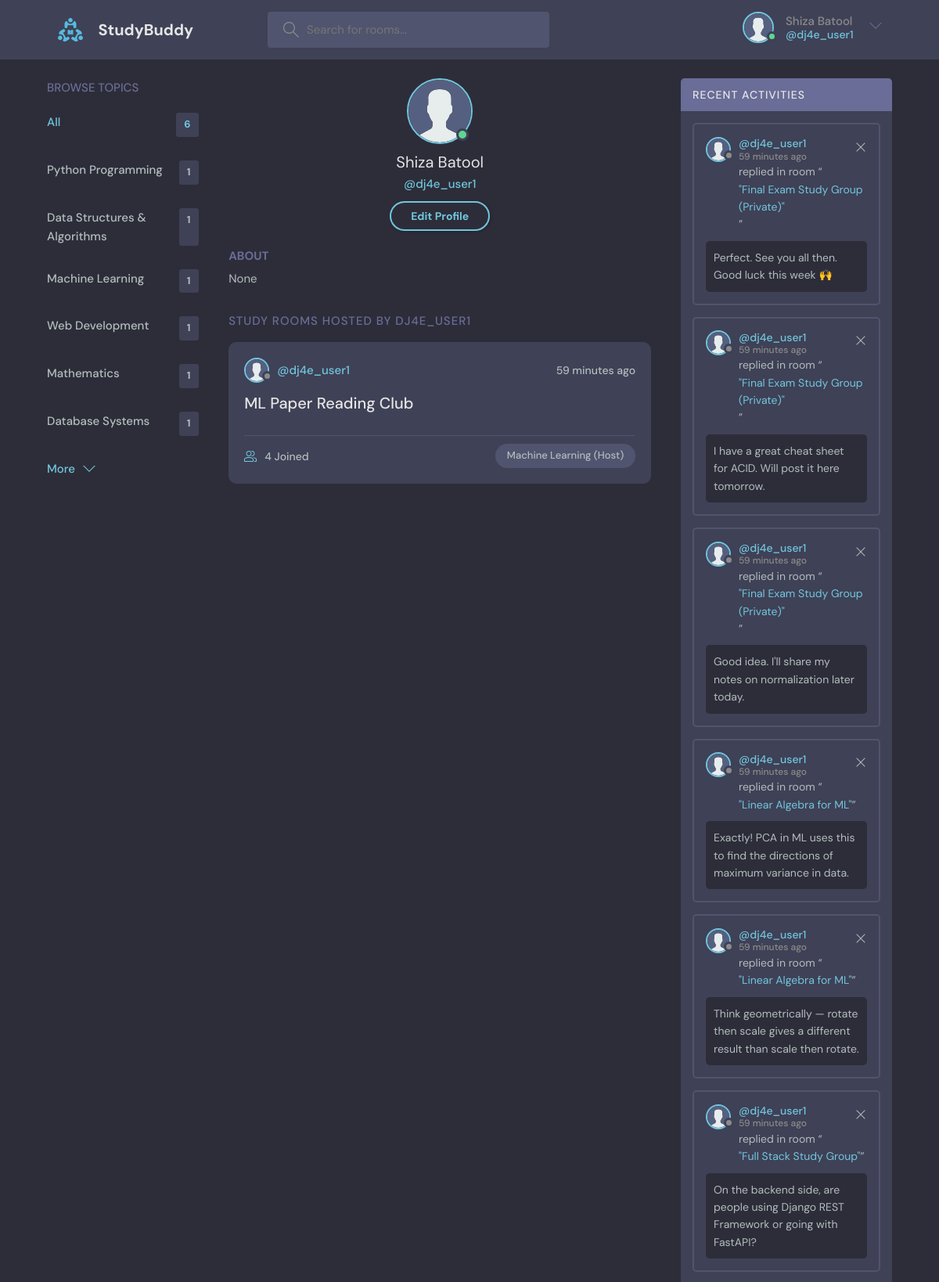
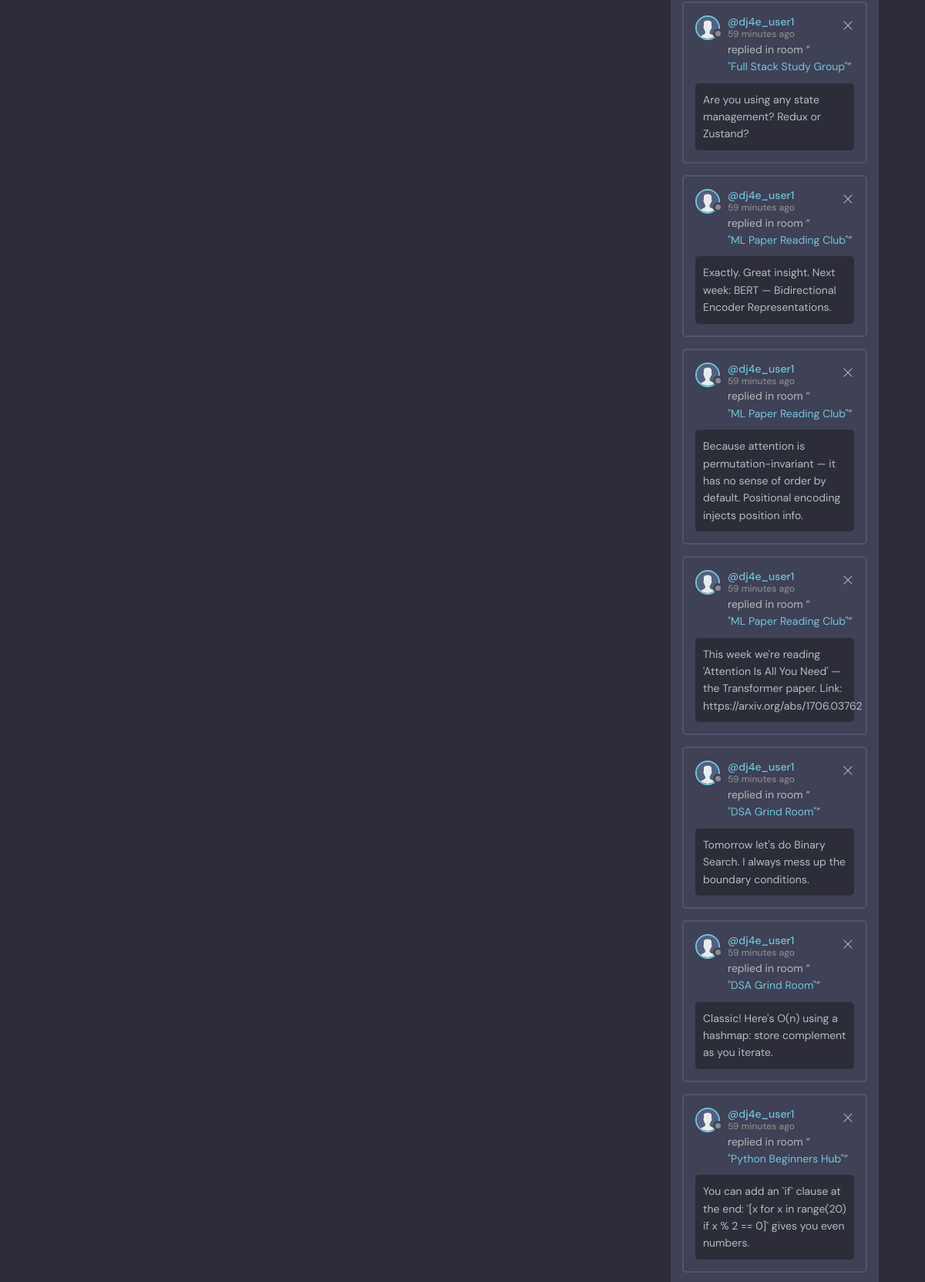
The app's page /profile/3/ (signed in, upper part) with its own data (2 pictures, top to bottom).
### mainapp/models.py (models this page shows, shortened)
class User(AbstractUser):
    name = models.CharField(max_length=200, null=True)
    email = models.EmailField(unique=True)
    bio = models.TextField(null=True)
    avatar = models.ImageField(null=True, default="avatar.svg")
    USERNAME_FIELD = 'email'
    REQUIRED_FIELDS = []

class Topic(models.Model):
    name = models.CharField(max_length=200)

class Room(models.Model):
    host = models.ForeignKey(User, on_delete=models.SET_NULL, null=True)
    topic = models.ForeignKey(Topic, on_delete=models.SET_NULL, null=True)
    name = models.CharField(max_length=200)
    description = models.TextField(null=True, blank=True)
    participants = models.ManyToManyField(
        User, related_name='participants', blank=True)
    updated = models.DateTimeField(auto_now=True)
    created = models.DateTimeField(auto_now_add=True)
    request_to_join = models.ManyToManyField(
        User, related_name='requested_rooms', blank=True)
    is_private = models.BooleanField(default=False)
    class Meta:
        ordering = ['-updated', '-created']
    def __str__(self):
        return self.name

class Message(models.Model):
    user = models.ForeignKey(User, on_delete=models.CASCADE)
    room = models.ForeignKey(Room, on_delete=models.CASCADE)
    body = models.TextField(null=True)
    bodyimage = models.FileField(null=True)
    updated = models.DateTimeField(auto_now=True)
    created = models.DateTimeField(auto_now_add=True)
    class Meta:
        ordering = ['-updated', '-created']

### mainapp/views.py (the view)
# urls.py: path('profile/<str:pk>/', views.userProfile, name="user-profile"),
@login_required(login_url='login')
def userProfile(request, pk):
    user = User.objects.get(id=pk)
    rooms = user.room_set.all()
    room_messages = user.message_set.all()
    topics = Topic.objects.all()
    context = {'user': user, 'rooms': rooms,
               'room_messages': room_messages, 'topics': topics}
    return render(request, 'mainapp/profile.html', context)

### mainapp/templates/mainapp/profile.html
{% extends 'main.html' %} {%block content%}
  <main class="profile-page layout layout--3">
    <div class="container">
      {%include 'mainapp/topics_component.html' %}
      <div class="roomList">
        <div class="profile">
          <div class="profile__avatar">
            <div class="avatar avatar--large active">
              <img src="{{user.avatar.url}}" />
            </div>
          </div>
          <div class="profile__info">
            <h3>{{user.name}}</h3>
            <p>@{{user.username}}</p>
            {% if request.user == user%}
            <a href="{% url 'update-user' %}" class="btn btn--main btn--pill">Edit Profile</a>
            {% endif %}
          </div>
          <div class="profile__about">
            <h3>About</h3>
            <p>
              {{user.bio}}
            </p>
          </div>
        </div>
        <div class="roomList__header">
          <div>
            <h2>Study Rooms Hosted by {{user.username}}</a>
            </h2>
          </div>
        </div>
        {% include 'mainapp/feed_component.html' %}
      </div>
      {% include 'mainapp/activity_component.html' %}
    </div>
  </main>
{%endblock content%}

### templates/navbar.html (shortened to what this page needs)
{% load static %}
{% if request.user.is_authenticated %}
<header class="header header--loggedIn">
	<div class="container">
		<a href="{% url 'home' %}" class="header__logo">
			<img src="{% static 'images/logo.svg' %}" />
			<h1>StudyBuddy</h1>
		</a>
		<form class="header__search" method="GET" action="{% url 'home' %}">
			<label>
				<input name="q" placeholder="Search for rooms..." />
			</label>
		</form>
		<nav class="header__menu">
			<div class="header__user">
				<a href="{% url 'user-profile' user.id %}">
					<div class="avatar avatar--medium active">
						<img src="{{request.user.avatar.url}}" />
					</div>
					<p>
						{{request.user.name}} <span>@{{request.user.username}}</span>
					</p>
				</a>
				<button class="dropdown-button">
					<svg
						version="1.1"
						xmlns="http://www.w3.org/2000/svg"
						width="32"
						height="32"
						viewBox="0 0 32 32"
					>
						<title>chevron-down</title>
						<path d="M16 21l-13-13h-3l16 16 16-16h-3l-13 13z"></path>
					</svg>
				</button>
			</div>
			{% endif %}
		</nav>
	</div>
</header>

### mainapp/templates/mainapp/topics_component.html
<div class="topics">
    <div class="topics__header">
        <h2>Browse Topics</h2>
    </div>
    <ul class="topics__list">
        <li>
            <a href="{% url 'home'%}" class="active">All <span>{{topics.count}}</span></a>
        </li>
        {%for topic in topics%}
        <li>
            <a href="{% url 'home' %}?q={{topic.name|urlencode}}">{{topic.name}} <span>{{topic.room_set.all.count}}</span></a>
        </li>
        {%endfor%}
    </ul>
    <a class="btn btn--link" href="{% url 'topics' %}">
        More
        <svg
            version="1.1"
            xmlns="http://www.w3.org/2000/svg"
            width="32"
            height="32"
            viewBox="0 0 32 32"
        >
            <title>chevron-down</title>
            <path d="M16 21l-13-13h-3l16 16 16-16h-3l-13 13z"></path>
        </svg>
    </a>
</div>

### mainapp/templates/mainapp/feed_component.html (shortened to what this page needs)
 {% for room in rooms %}
<div class="roomListRoom">
	<div class="roomListRoom__header">
		<a href="{% url 'user-profile' room.host.id%}" class="roomListRoom__author">
			<div class="avatar avatar--small">
				<img src="{{room.host.avatar.url}}" />
			</div>
			<span>@{{room.host.username}}</span>
		</a>
		<div class="roomListRoom__actions">
			<span>{{room.created|timesince}} ago</span>
		</div>
	</div>
	<div class="roomListRoom__content">
		<a href="{% url 'room' room.id%}">{{room.name}}</a>
	</div>
	<div class="roomListRoom__meta">
		<a href="{% url 'room' room.id%}" class="roomListRoom__joined">
			{{room.participants.all.count}} Joined
		</a>
		{% if request.user == room.host %}
		<p class="roomListRoom__topic">{{room.topic.name}} (Host)</p>
		{% else %}
			{% if room.is_private %}
			<p class="roomListRoom__topic">{{room.topic.name}} (Private)</p>
			{% else %}
			<p class="roomListRoom__topic">{{room.topic.name}} (Public)</p>
			{% endif %}
		{% endif %}
	</div>
</div>
{%endfor%}

### mainapp/templates/mainapp/activity_component.html (shortened to what this page needs)
	<div class="activities" style="margin-bottom: 3rem;">
		<div class="activities__header">
			<h2>Recent Activities</h2>
		</div>
	{% for message in room_messages%}
	{% if message %}
	<div class="activities__box">
		<div class="activities__boxHeader roomListRoom__header">
			<a
				href="{% url 'user-profile' message.user.id %}"
				class="roomListRoom__author"
			>
				<div class="avatar avatar--small">
					<img src="{{message.user.avatar.url}}" />
				</div>
				<p>
					@{{message.user.username}}
					<span>{{message.created|timesince}} ago</span>
				</p>
			</a>
			{% if request.user == message.user %}
			<div class="roomListRoom__actions">
				<a href="{% url 'delete-message' message.id %}">
					<svg
						version="1.1"
						xmlns="http://www.w3.org/2000/svg"
						width="32"
						height="32"
						viewBox="0 0 32 32"
					>
						<title>remove</title>
						<path
							d="M27.314 6.019l-1.333-1.333-9.98 9.981-9.981-9.981-1.333 1.333 9.981 9.981-9.981 9.98 1.333 1.333 9.981-9.98 9.98 9.98 1.333-1.333-9.98-9.98 9.98-9.981z"
						></path>
					</svg>
				</a>
			</div>
			{% endif %}
		</div>
		<div class="activities__boxContent">
			<p>
				replied in room “<a href="{% url 'room' message.room.id %}"
					>"{{message.room}}"</a
				>”
			</p>
			{%if message.bodyimage.url != null %}
			<div class="activities__boxRoomContent">shared: {{message.bodyimage.name | truncatechars:18}}</div>
			{%else%}
			<div class="activities__boxRoomContent">{{message.body}}</div>
			{%endif%}
		</div>
	</div>
	{%endif%}
	{%endfor%}
</div>

### records on screen
User: user.avatar (placeholder picture), user.name "Shiza Batool", user.username "dj4e_user1", avatar (placeholder picture), name "Shiza Batool", username "dj4e_user1", bio "None", username "DJ4E_USER1"
Topic: name "Python Programming", room_set.all.count "1"
Topic: name "Data Structures & Algorithms", room_set.all.count "1"
Topic: name "Machine Learning", room_set.all.count "1"
Topic: name "Web Development", room_set.all.count "1"
Topic: name "Mathematics", room_set.all.count "1"
Topic: name "Database Systems", room_set.all.count "1"
Room: host.avatar (placeholder picture), host.username "dj4e_user1", created "59 minutes", name "ML Paper Reading Club", participants.all.count "4", topic.name "Machine Learning"
Message: user.avatar (placeholder picture), user.username "dj4e_user1", created "59 minutes", room "Final Exam Study Group (Private)", body "Perfect. See you all then. Good luck this week 🙌"
Message: user.avatar (placeholder picture), user.username "dj4e_user1", created "59 minutes", room "Final Exam Study Group (Private)", body "I have a great cheat sheet for ACID. Will post it here tomorrow."
Message: user.avatar (placeholder picture), user.username "dj4e_user1", created "59 minutes", room "Final Exam Study Group (Private)", body "Good idea. I'll share my notes on normalization later today."
Message: user.avatar (placeholder picture), user.username "dj4e_user1", created "59 minutes", room "Linear Algebra for ML", body "Exactly! PCA in ML uses this to find the directions of maximum variance in data."
Message: user.avatar (placeholder picture), user.username "dj4e_user1", created "59 minutes", room "Linear Algebra for ML", body "Think geometrically — rotate then scale gives a different result than scale then rotate."
Message: user.avatar (placeholder picture), user.username "dj4e_user1", created "59 minutes", room "Full Stack Study Group", body "On the backend side, are people using Django REST Framework or going with FastAPI?"
Message: user.avatar (placeholder picture), user.username "dj4e_user1", created "59 minutes", room "Full Stack Study Group", body "Are you using any state management? Redux or Zustand?"
Message: user.avatar (placeholder picture), user.username "dj4e_user1", created "59 minutes", room "ML Paper Reading Club", body "Exactly. Great insight. Next week: BERT — Bidirectional Encoder Representations."
Message: user.avatar (placeholder picture), user.username "dj4e_user1", created "59 minutes", room "ML Paper Reading Club", body "Because attention is permutation-invariant — it has no sense of order by default. Positional encoding injects position info."
Message: user.avatar (placeholder picture), user.username "dj4e_user1", created "59 minutes", room "ML Paper Reading Club", body "This week we're reading 'Attention Is All You Need' — the Transformer paper. Link: https://arxiv.org/abs/1706.03762"
Message: user.avatar (placeholder picture), user.username "dj4e_user1", created "59 minutes", room "DSA Grind Room", body "Tomorrow let's do Binary Search. I always mess up the boundary conditions."
Message: user.avatar (placeholder picture), user.username "dj4e_user1", created "59 minutes", room "DSA Grind Room", body "Classic! Here's O(n) using a hashmap: store complement as you iterate."
Message: user.avatar (placeholder picture), user.username "dj4e_user1", created "59 minutes", room "Python Beginners Hub", body "You can add an `if` clause at the end: `[x for x in range(20) if x % 2 == 0]` gives you even numbers."

### other values on screen
{{ topics.count }} "6"
